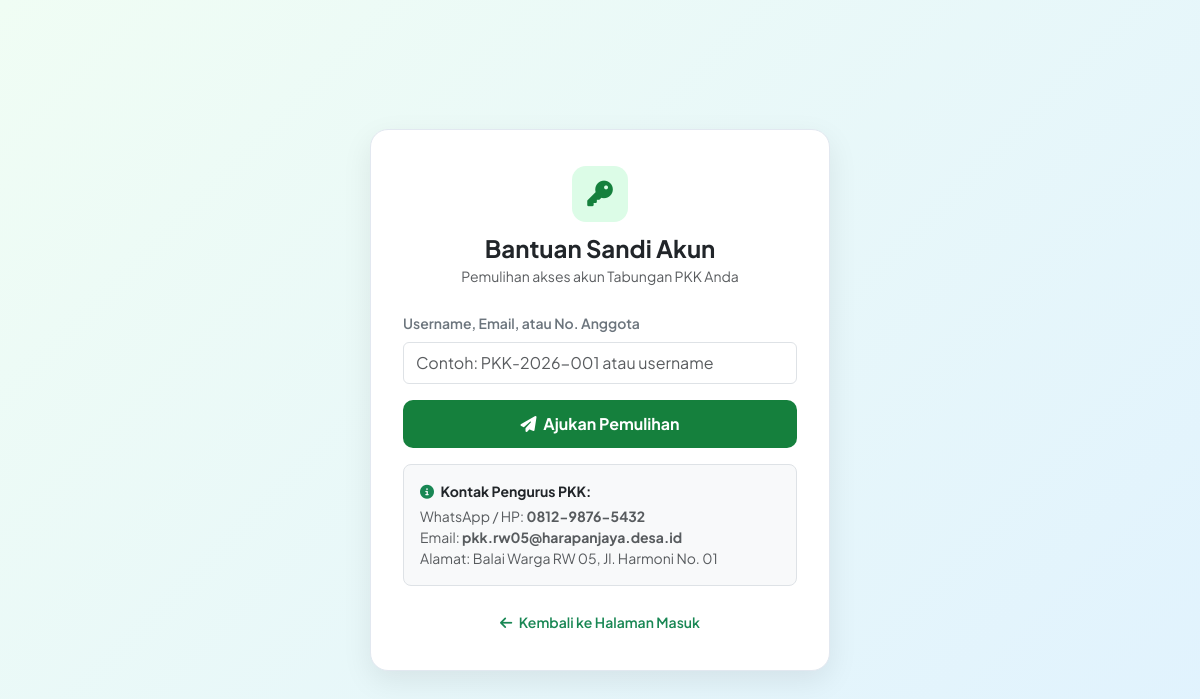
/lupa-password.php, run on the app's committed database.
### tables this page shows
CREATE TABLE IF NOT EXISTS `pengaturan` (
   
  `id` INT AUTO_INCREMENT PRIMARY KEY,
   
  `nama_organisasi` VARCHAR(150) NOT NULL DEFAULT 'PKK RW 05 Kelurahan Harapan Baru',
   
  `nama_aplikasi` VARCHAR(100) NOT NULL DEFAULT 'TabunganPKK',
   
  `nominal_minimal_setor` DECIMAL(15, 2) NOT NULL DEFAULT 10000,
   
  `aturan_penarikan` TEXT NULL,
   
  `periode_aktif` VARCHAR(50) NOT NULL DEFAULT '2026 / 2027',
   
  `kontak_hp` VARCHAR(30) NOT NULL DEFAULT '081234567890',
   
  `kontak_email` VARCHAR(100) NOT NULL DEFAULT 'pkk@harapanbaru.desa.id',
   
  `alamat_kantor` TEXT NULL,
   
  `deskripsi` TEXT NULL,
   
  `updated_at` TIMESTAMP DEFAULT CURRENT_TIMESTAMP ON UPDATE CURRENT_TIMESTAMP
);

### config/helpers.php (called while the page is built, shortened)
<?php
function base_url($path = '') {
    $protocol = (!empty($_SERVER['HTTPS']) && $_SERVER['HTTPS'] !== 'off' || (isset($_SERVER['SERVER_PORT']) && $_SERVER['SERVER_PORT'] == 443)) ? "https://" : "http://";
    $host = $_SERVER['HTTP_HOST'] ?? 'localhost';
    $script = $_SERVER['SCRIPT_NAME'] ?? '';
    $dir = str_replace('\\', '/', dirname($script));
    $parts = explode('/', trim($dir, '/'));
    $projectIndex = -1;
    if ($projectIndex !== -1) {
        $projectPath = '/' . implode('/', array_slice($parts, 0, $projectIndex + 1));
        $base = $protocol . $host . $projectPath;
    } else {
        $base = $protocol . $host . '/tabunganPKK';
    }
    $path = ltrim($path, '/');
    return $path ? rtrim($base, '/') . '/' . $path : rtrim($base, '/');
}
function get_pengaturan($pdo) {
    $stmt = $pdo->query("SELECT * FROM pengaturan ORDER BY id ASC LIMIT 1");
    $pengaturan = $stmt->fetch();
    return $pengaturan;
}

### lupa-password.php (the view, shortened to what this page needs)
<?php
require_once __DIR__ . '/config/database.php';
require_once __DIR__ . '/config/helpers.php';
$pdo = getDBConnection();
$pengaturan = get_pengaturan($pdo);
?>
<!DOCTYPE html>
<html lang="id">
<head>
    <link href="https://cdn.jsdelivr.net/npm/bootstrap@5.3.3/dist/css/bootstrap.min.css" rel="stylesheet">
    <link rel="stylesheet" href="https://cdnjs.cloudflare.com/ajax/libs/font-awesome/6.5.1/css/all.min.css">
</head>
<body>
<div class="card-box">
    <div class="text-center mb-4">
        <div style="width: 56px; height: 56px; background: #dcfce7; color: #15803d; border-radius: 14px; display: inline-flex; align-items: center; justify-content: center; font-size: 1.6rem; margin-bottom: 0.75rem;">
            <i class="fa-solid fa-key"></i>
        </div>
        <h4 class="fw-bold text-dark mb-1">Bantuan Sandi Akun</h4>
        <p class="text-muted small mb-0">Pemulihan akses akun Tabungan PKK Anda</p>
    </div>
    <form method="POST" action="">
        <div class="mb-3">
            <label class="form-label small fw-semibold text-secondary">Username, Email, atau No. Anggota</label>
            <input type="text" name="identifier" class="form-control py-2" placeholder="Contoh: PKK-2026-001 atau username" required>
        </div>
        <button type="submit" class="btn btn-pkk mb-3">
            <i class="fa-solid fa-paper-plane me-1"></i> Ajukan Pemulihan
        </button>
    </form>
    <div class="bg-light p-3 rounded-3 small text-muted mb-4 border">
        <div class="fw-bold text-dark mb-1"><i class="fa-solid fa-circle-info text-success me-1"></i> Kontak Pengurus PKK:</div>
        <div>WhatsApp / HP: <strong><?= htmlspecialchars($pengaturan['kontak_hp']) ?></strong></div>
        <div>Email: <strong><?= htmlspecialchars($pengaturan['kontak_email']) ?></strong></div>
        <div>Alamat: <?= htmlspecialchars($pengaturan['alamat_kantor']) ?></div>
    </div>
    <div class="text-center">
        <a href="<?= base_url('login.php') ?>" class="text-decoration-none small text-success fw-semibold">
            <i class="fa-solid fa-arrow-left me-1"></i> Kembali ke Halaman Masuk
        </a>
    </div>
</div>
</body>
</html>

### lupa-password.php (style rules this page uses)
body { font-family: 'Plus Jakarta Sans', sans-serif; background: linear-gradient(135deg, #f0fdf4 0%, #e0f2fe 100%); min-height: 100vh; display: flex; align-items: center; justify-content: center; padding: 1.5rem; margin: 0; }
.card-box { background: #ffffff; border-radius: 18px; box-shadow: 0 10px 30px rgba(0, 0, 0, 0.08); border: 1px solid #e2e8f0; width: 100%; max-width: 460px; padding: 2.25rem 2rem; }
.btn-pkk { background-color: #15803d; color: #ffffff; font-weight: 700; padding: 0.75rem; border-radius: 10px; border: none; width: 100%; }

### data on the page
pengaturan: kontak_hp "0812-9876-5432", kontak_email "pkk.rw05@harapanjaya.desa.id", alamat_kantor "Balai Warga RW 05, Jl. Harmoni No. 01"
